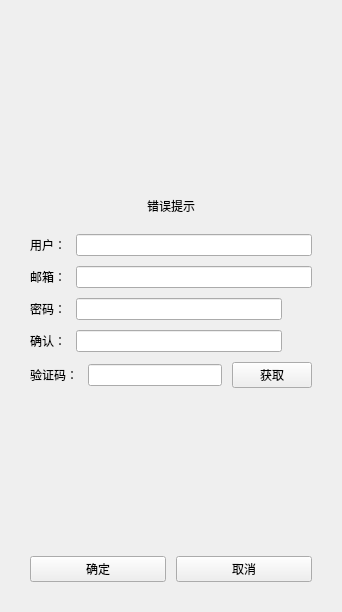
<?xml version="1.0" encoding="UTF-8"?>
<ui version="4.0">
 <class>RegisterDialog</class>
 <widget class="QDialog" name="RegisterDialog">
  <property name="geometry">
   <rect>
    <x>0</x>
    <y>0</y>
    <width>338</width>
    <height>608</height>
   </rect>
  </property>
  <property name="minimumSize">
   <size>
    <width>0</width>
    <height>0</height>
   </size>
  </property>
  <property name="maximumSize">
   <size>
    <width>16777215</width>
    <height>16777215</height>
   </size>
  </property>
  <property name="windowTitle">
   <string>Dialog</string>
  </property>
  <property name="windowIcon">
   <iconset>
    <normaloff>:/new/qq.png</normaloff>:/new/qq.png</iconset>
  </property>
  <layout class="QVBoxLayout" name="verticalLayout_2">
   <item>
    <widget class="QStackedWidget" name="stackedWidget">
     <property name="currentIndex">
      <number>0</number>
     </property>
     <widget class="QWidget" name="page_1">
      <layout class="QGridLayout" name="gridLayout">
       <item row="0" column="0">
        <layout class="QVBoxLayout" name="verticalLayout">
         <property name="spacing">
          <number>10</number>
         </property>
         <property name="leftMargin">
          <number>10</number>
         </property>
         <property name="topMargin">
          <number>10</number>
         </property>
         <property name="rightMargin">
          <number>10</number>
         </property>
         <property name="bottomMargin">
          <number>10</number>
         </property>
         <item>
          <spacer name="verticalSpacer_2">
           <property name="orientation">
            <enum>Qt::Vertical</enum>
           </property>
           <property name="sizeHint" stdset="0">
            <size>
             <width>20</width>
             <height>40</height>
            </size>
           </property>
          </spacer>
         </item>
         <item>
          <widget class="QWidget" name="widget" native="true">
           <layout class="QHBoxLayout" name="horizontalLayout_8">
            <item>
             <widget class="QLabel" name="err_tip">
              <property name="text">
               <string>错误提示</string>
              </property>
              <property name="alignment">
               <set>Qt::AlignCenter</set>
              </property>
             </widget>
            </item>
           </layout>
          </widget>
         </item>
         <item>
          <layout class="QHBoxLayout" name="horizontalLayout_6">
           <item>
            <widget class="QLabel" name="user_label">
             <property name="text">
              <string>用户：</string>
             </property>
            </widget>
           </item>
           <item>
            <widget class="QLineEdit" name="user_edit"/>
           </item>
          </layout>
         </item>
         <item>
          <layout class="QHBoxLayout" name="horizontalLayout_5">
           <item>
            <widget class="QLabel" name="email_label">
             <property name="text">
              <string>邮箱：</string>
             </property>
            </widget>
           </item>
           <item>
            <widget class="QLineEdit" name="email_edit"/>
           </item>
          </layout>
         </item>
         <item>
          <layout class="QHBoxLayout" name="horizontalLayout_4">
           <item>
            <widget class="QLabel" name="pass_label">
             <property name="text">
              <string>密码：</string>
             </property>
            </widget>
           </item>
           <item>
            <widget class="QLineEdit" name="pass_edit">
             <property name="text">
              <string/>
             </property>
            </widget>
           </item>
           <item>
            <widget class="ClickedLabel" name="pass_visible">
             <property name="minimumSize">
              <size>
               <width>20</width>
               <height>20</height>
              </size>
             </property>
             <property name="maximumSize">
              <size>
               <width>20</width>
               <height>20</height>
              </size>
             </property>
             <property name="frameShape">
              <enum>QFrame::NoFrame</enum>
             </property>
             <property name="frameShadow">
              <enum>QFrame::Plain</enum>
             </property>
             <property name="text">
              <string/>
             </property>
             <property name="alignment">
              <set>Qt::AlignCenter</set>
             </property>
            </widget>
           </item>
          </layout>
         </item>
         <item>
          <layout class="QHBoxLayout" name="horizontalLayout_3">
           <item>
            <widget class="QLabel" name="pass_confirm_label">
             <property name="text">
              <string>确认：</string>
             </property>
            </widget>
           </item>
           <item>
            <widget class="QLineEdit" name="confirm_edit"/>
           </item>
           <item>
            <widget class="ClickedLabel" name="confirm_visible">
             <property name="minimumSize">
              <size>
               <width>20</width>
               <height>20</height>
              </size>
             </property>
             <property name="maximumSize">
              <size>
               <width>20</width>
               <height>20</height>
              </size>
             </property>
             <property name="text">
              <string/>
             </property>
             <property name="scaledContents">
              <bool>false</bool>
             </property>
             <property name="alignment">
              <set>Qt::AlignCenter</set>
             </property>
            </widget>
           </item>
          </layout>
         </item>
         <item>
          <layout class="QHBoxLayout" name="horizontalLayout_2">
           <item>
            <widget class="QLabel" name="verify_label">
             <property name="text">
              <string>验证码：</string>
             </property>
            </widget>
           </item>
           <item>
            <widget class="QLineEdit" name="verify_edit"/>
           </item>
           <item>
            <widget class="TimerBtn" name="get_code_button">
             <property name="text">
              <string>获取</string>
             </property>
             <property name="autoDefault">
              <bool>false</bool>
             </property>
            </widget>
           </item>
          </layout>
         </item>
         <item>
          <spacer name="verticalSpacer">
           <property name="orientation">
            <enum>Qt::Vertical</enum>
           </property>
           <property name="sizeHint" stdset="0">
            <size>
             <width>20</width>
             <height>40</height>
            </size>
           </property>
          </spacer>
         </item>
         <item>
          <layout class="QHBoxLayout" name="horizontalLayout">
           <item>
            <widget class="QPushButton" name="sure_btn">
             <property name="text">
              <string>确定</string>
             </property>
             <property name="autoDefault">
              <bool>false</bool>
             </property>
            </widget>
           </item>
           <item>
            <widget class="QPushButton" name="cancel_btn">
             <property name="text">
              <string>取消</string>
             </property>
             <property name="autoDefault">
              <bool>false</bool>
             </property>
            </widget>
           </item>
          </layout>
         </item>
        </layout>
       </item>
      </layout>
     </widget>
     <widget class="QWidget" name="page_2">
      <property name="minimumSize">
       <size>
        <width>320</width>
        <height>590</height>
       </size>
      </property>
      <property name="maximumSize">
       <size>
        <width>320</width>
        <height>590</height>
       </size>
      </property>
      <layout class="QVBoxLayout" name="verticalLayout_3">
       <item>
        <spacer name="verticalSpacer_3">
         <property name="orientation">
          <enum>Qt::Vertical</enum>
         </property>
         <property name="sizeHint" stdset="0">
          <size>
           <width>20</width>
           <height>40</height>
          </size>
         </property>
        </spacer>
       </item>
       <item>
        <widget class="QLabel" name="tip_lb">
         <property name="text">
          <string>注册成功，5 s 后返回登录</string>
         </property>
         <property name="alignment">
          <set>Qt::AlignCenter</set>
         </property>
        </widget>
       </item>
       <item>
        <widget class="QLabel" name="tip2_lb">
         <property name="text">
          <string>可点击返回按钮直接返回登录界面</string>
         </property>
         <property name="alignment">
          <set>Qt::AlignCenter</set>
         </property>
        </widget>
       </item>
       <item>
        <spacer name="verticalSpacer_4">
         <property name="orientation">
          <enum>Qt::Vertical</enum>
         </property>
         <property name="sizeHint" stdset="0">
          <size>
           <width>20</width>
           <height>40</height>
          </size>
         </property>
        </spacer>
       </item>
       <item>
        <widget class="QWidget" name="widget_2" native="true">
         <layout class="QHBoxLayout" name="horizontalLayout_7">
          <item>
           <spacer name="horizontalSpacer">
            <property name="orientation">
             <enum>Qt::Horizontal</enum>
            </property>
            <property name="sizeHint" stdset="0">
             <size>
              <width>40</width>
              <height>20</height>
             </size>
            </property>
           </spacer>
          </item>
          <item>
           <widget class="QPushButton" name="return_btn">
            <property name="text">
             <string>返回登录</string>
            </property>
            <property name="autoDefault">
             <bool>false</bool>
            </property>
           </widget>
          </item>
          <item>
           <spacer name="horizontalSpacer_2">
            <property name="orientation">
             <enum>Qt::Horizontal</enum>
            </property>
            <property name="sizeHint" stdset="0">
             <size>
              <width>40</width>
              <height>20</height>
             </size>
            </property>
           </spacer>
          </item>
         </layout>
        </widget>
       </item>
       <item>
        <spacer name="verticalSpacer_6">
         <property name="orientation">
          <enum>Qt::Vertical</enum>
         </property>
         <property name="sizeHint" stdset="0">
          <size>
           <width>20</width>
           <height>40</height>
          </size>
         </property>
        </spacer>
       </item>
      </layout>
     </widget>
    </widget>
   </item>
  </layout>
 </widget>
 <customwidgets>
  <customwidget>
   <class>TimerBtn</class>
   <extends>QPushButton</extends>
   <header>TimerBtn.hpp</header>
  </customwidget>
  <customwidget>
   <class>ClickedLabel</class>
   <extends>QLabel</extends>
   <header>ClickedLabel.hpp</header>
  </customwidget>
 </customwidgets>
 <resources>
  <include location="../Resource/res.qrc"/>
 </resources>
 <connections/>
</ui>
